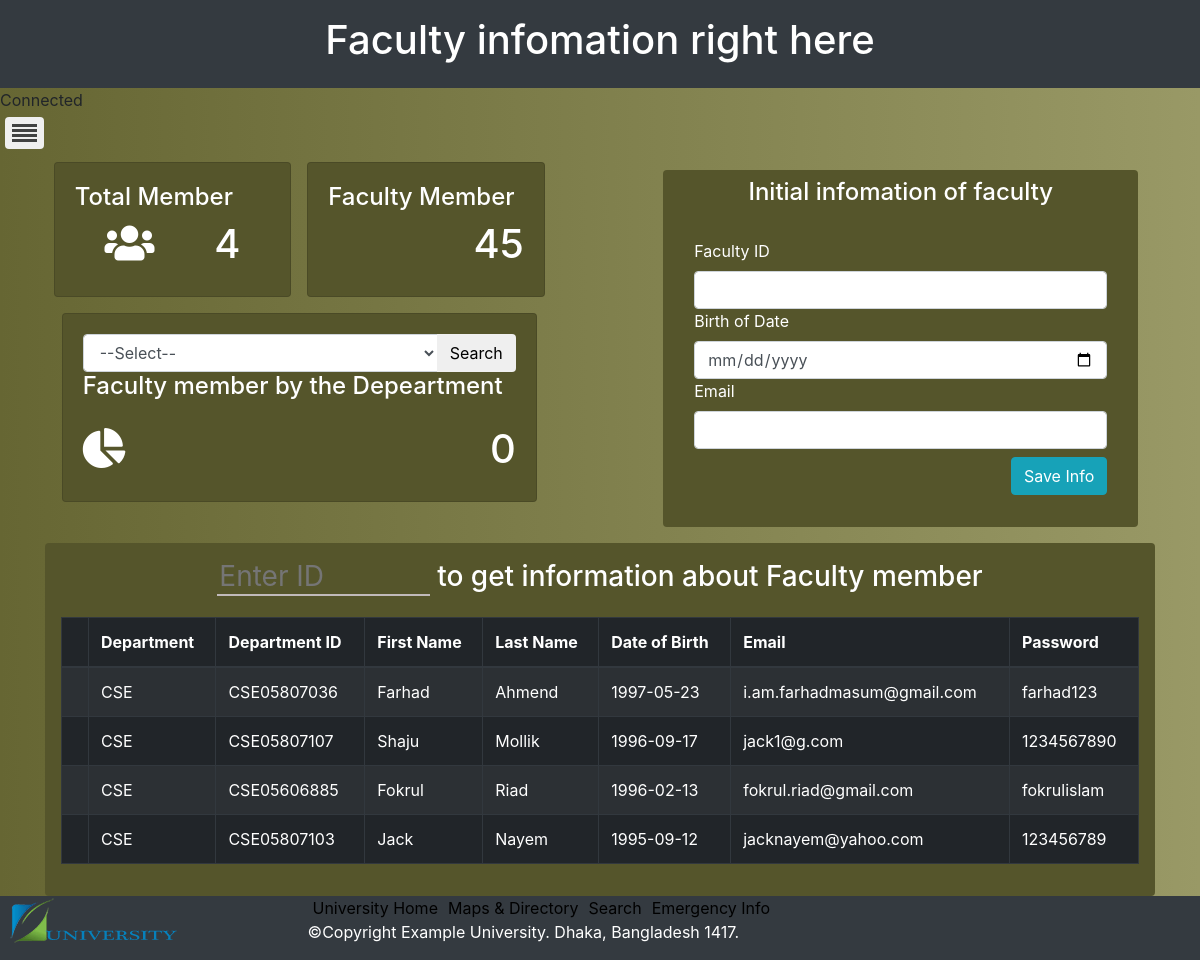
/admin/faculty_member_info.php, run on the app's committed database.
### tables this page shows
CREATE TABLE `faculty_member_info` (
  `id` int(11) NOT NULL,
  `department` varchar(100) NOT NULL,
  `department_id` varchar(12) NOT NULL,
  `fname` varchar(20) NOT NULL,
  `lname` varchar(20) NOT NULL,
  `date_of_birth` varchar(12) NOT NULL,
  `email` varchar(50) NOT NULL,
  `password` varchar(100) NOT NULL
);

### admin/faculty_member_info.php (the view, shortened to what this page needs)
<!DOCTYPE html>
<html>
<head>
<?php
	include 'include/head.php';
?>
<header class="bg-dark py-3">
	<h1 class="text-center text-white wow fadeInLeft" data-wow-duration="5s">Faculty infomation right here</h1>
</header>
<?php
	include 'require/dbconnection.php';
	include 'include/sidenavbar.php';
	$defFacCon = 0;
 ?>
<section class="container">
 	<div class="row justify-content-around text-white">
		<div class="col-sm-6 p-0">
		 	<div class="row p-0 m-0">
		 		<div class="col-md-5 p-0 m-2">
		 			<?php
						$member = "SELECT * FROM faculty_member_info";
						$numberOfmember = $connection->query($member);
						$totalrowcount=mysqli_num_rows($numberOfmember);
 					 ?>
		 			<div class="card div_color">
		 				<div class="card-body">
		 					<h4>Total Member</h4>
		 					<div class="d-flex justify-content-around">
		 						<h1><i class="fas fa-users"></i></h1>
		 						<h1 class="text-right"><?php echo $totalrowcount; ?></h1>
		 					</div>
		 				</div>
		 			</div>
		 		</div>
		 		<div class="col-md-5 p-0 m-2">
		 			<div class="card div_color">
		 				<div class="card-body">
		 					<h4>Faculty Member</h4>
		 					<h1 class="text-right">45</h1>
		 				</div>
		 			</div>
		 		</div>
		 	</div>
		 	<div class="row p-0 m-0">
		 		<div class="col-sm-10 p-0 my-2 mx-3">
		 			<div class="card div_color">
		 				<div class="card-body">
		 					<form action="faculty_member_info.php" method="post" id="SearchDepFacMember">
		 						<div class="input-group">
		 							<select class="form-control" name="Departmentname" id="Departmentname">
										<option value="">--Select--</option>
									</select>
		 							<div class="input-group-append">
		 								<input type="submit" name="facnum" class="btn" value="Search" id="FacSearch">
		 							</div>
		 						</div>
		 					</form>
		 					<h4>Faculty member by the Depeartment</h4>
		 					<div class="d-flex justify-content-between mt-4">
		 						<h1><i class="fas fa-chart-pie"></i></h1>
		 						<h1 class="text-right"><?php echo $defFacCon; ?></h1>
		 					</div>
		 				</div>
		 			</div>
		 		</div>
		 	</div>
		</div>
		<div class="col-sm-5 m-3 div_color rounded">
		 	<h4 class="py-2 text-center">Initial infomation of faculty</h4>
		 	<form action="faculty_member_info.php" method="post" class="p-3" id="facSignUpInfoform">
				<div class="form-group">
					<label for="facsignupInfoID">Faculty ID</label>
					<input type="text" name="facsignupInfo" id="facsignupInfo" class="form-control">
					<label for="facBirthDateInfo">Birth of Date</label>
					<input type="date" name="facBirthDateInfo" id="facsignupBirthDateInfo" class="form-control">
					<label for="facEmailInfo">Email</label>
					<input type="email" name="facsignupEmailInfo" id="facsignupEmailInfo" class="form-control">
					<div class="d-flex justify-content-end my-2">
						<button type="submit" name="Facultyinfosubmit" class="btn btn-info">Save Info</button>
					</div>
				</div>
		 	</form>
		</div>
 	</div>
</section>
<section class="container">
 	<div class="tableScroller div_color rounded p-3">
 		<h3 class="text-white mx-2 text-center my-0"><input type="text" name="" class="div_color" id="searchFacultyInfo" placeholder="Enter ID"> <label for="searchFacultyInfo">to get information about Faculty member</label></h3>
 		<?php
			$faculty_info = "SELECT * FROM faculty_member_info";
			$facInfo_result = $connection->query($faculty_info);
 		 ?>
 		<table class="table table-dark table-bordered table-striped rounded my-3" id="factable">
	 		<thead>
	 			<tr>
	 				<td></td>
	 				<th>Department</th>
	 				<th>Department ID</th>
	 				<th>First Name</th>
	 				<th>Last Name</th>
	 				<th>Date of Birth</th>
	 				<th>Email</th>
	 				<th>Password</th>
	 			</tr>
	 		</thead>
	 		<tbody>
	 			<?php while ($row = mysqli_fetch_array($facInfo_result)) {
 				 ?>
	 			<tr>
	 				<td></td>
	 				<td><?= $row['department'];?></td>
	 				<td><?= $row['department_id'];?></td>
	 				<td><?= $row['fname'];?></td>
			        <td><?= $row['lname'];?></td>
			        <td><?= $row['date_of_birth'];?></td>
			        <td><?= $row['email'];?></td>
			        <td><?= $row['password'];?></td>
	 			</tr>
	 			<?php } ?>
	 		</tbody>
	 	</table>
 	</div>
</section>
<?php
	include 'include/footer.php';
 ?>

### admin/css/style.css (style rules this page uses)
body { background: linear-gradient(to right, #666633 0%, #999966 100%); transition: background 2s; }
.div_color { background-color: #55552b; }
.tableScroller { overflow: auto; white-space: nowrap; }
#searchFacultyInfo { width: 20%; border-bottom: 2px solid #c1baba; border-top: 0; border-left: 0; border-right: 0; }

### data on the page
faculty_member_info: department "CSE", department "CSE05807036", fname "Farhad", lname "Ahmend", date_of_birth "1997-05-23", email "i.am.farhadmasum@gmail.com", password "farhad123"
faculty_member_info: department "CSE", department "CSE05807107", fname "Shaju", lname "Mollik", date_of_birth "1996-09-17", email "jack1@g.com", password "1234567890"
faculty_member_info: department "CSE", department "CSE05606885", fname "Fokrul", lname "Riad", date_of_birth "1996-02-13", email "fokrul.riad@gmail.com", password "fokrulislam"
faculty_member_info: department "CSE", department "CSE05807103", fname "Jack", lname "Nayem", date_of_birth "1995-09-12", email "jacknayem@yahoo.com", password "123456789"

### other printed values
$totalrowcount "4"
$defFacCon "0"
